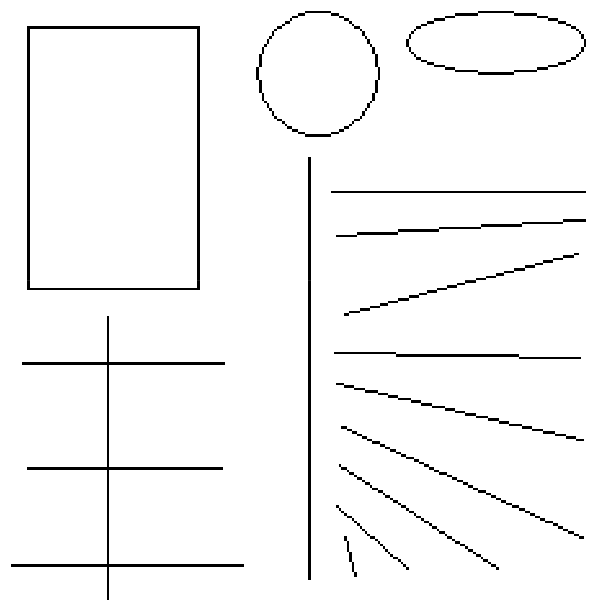
#> input picture asserts/images/shape.png, 604 x 616 px
$ python -i harris_corner_detection.py   (imports and definitions only)
#> lines starting #> are read from the running program, lines starting #| are printed output that depends on the picture; after the words box and inside, x2 and y2 are one past the last pixel; in counts of white or black regions, pixels touching at a corner belong together
#> further down, picture is the input picture: shape (616, 604, 3); min 0, max 255, mean 246.6
import cv2
import numpy as np
from __utils__.general import show_image

filename = '../../asserts/images/shape.png'
# [1 line not run here, left out]


def find_harris_conrners(image, block_size=2, ksize=5, k=0.04):
#> called with block_size = 2, ksize = 5, k = 0.04
    if len(image.shape) > 2:
        gray = cv2.cvtColor(image, cv2.COLOR_RGB2GRAY)
    else:
        gray = image
        image = cv2.cvtColor(image, cv2.COLOR_GRAY2RGB)
    gray = np.float32(gray)
    dst = cv2.cornerHarris(src=gray, blockSize=block_size, ksize=ksize, k=k)
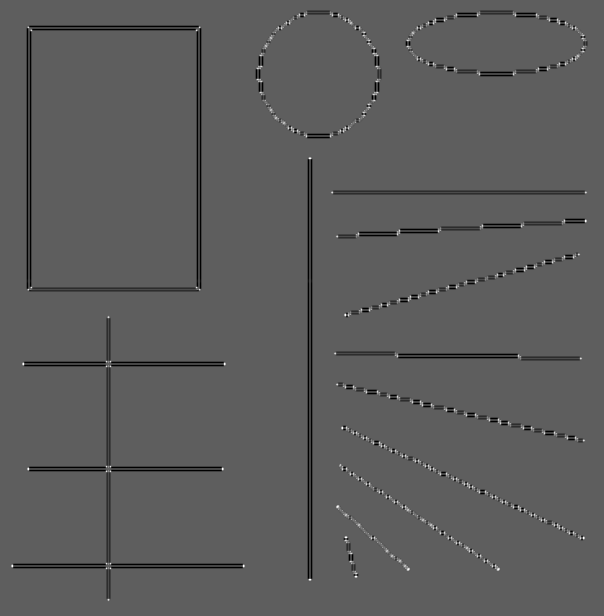
#> dst: shape (616, 604) float32; min -1.37e+10, max 2.33e+10, mean -295419840; drawn with min black and max white
    dst = cv2.dilate(dst, None)
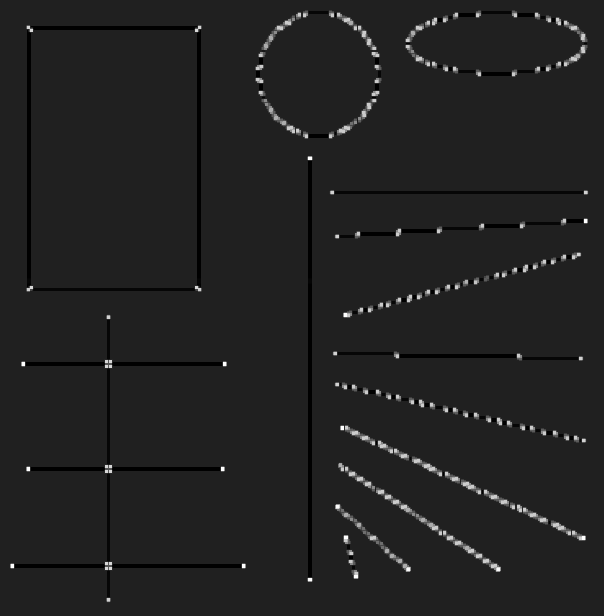
#> dst: shape (616, 604) float32; min -3.42e+09, max 2.33e+10, mean 162704784; drawn with min black and max white
    image[dst > 0.01 * dst.max()] = [0, 0, 255]
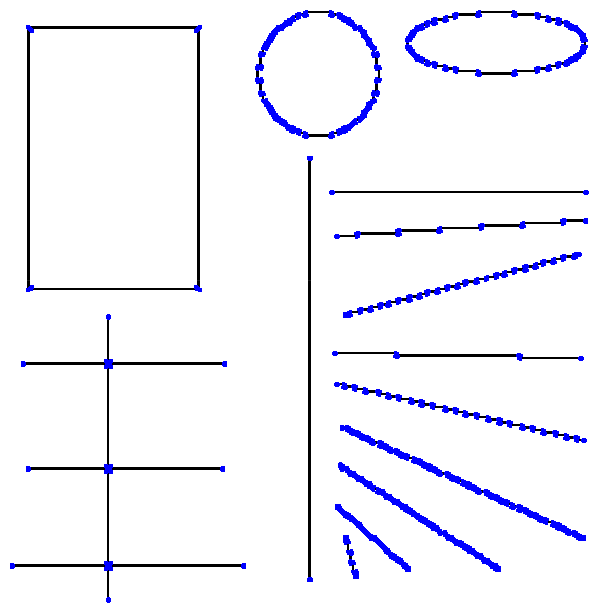
#> image: shape (616, 604, 3); 2.91% of pixels changed, all inside (x1, y1, x2, y2) = (10, 10, 589, 603)
    return image

>>> import cv2
>>> picture = cv2.cvtColor(cv2.imread('../../asserts/images/shape.png'), cv2.COLOR_BGR2RGB)
>>> result = find_harris_conrners(picture)
